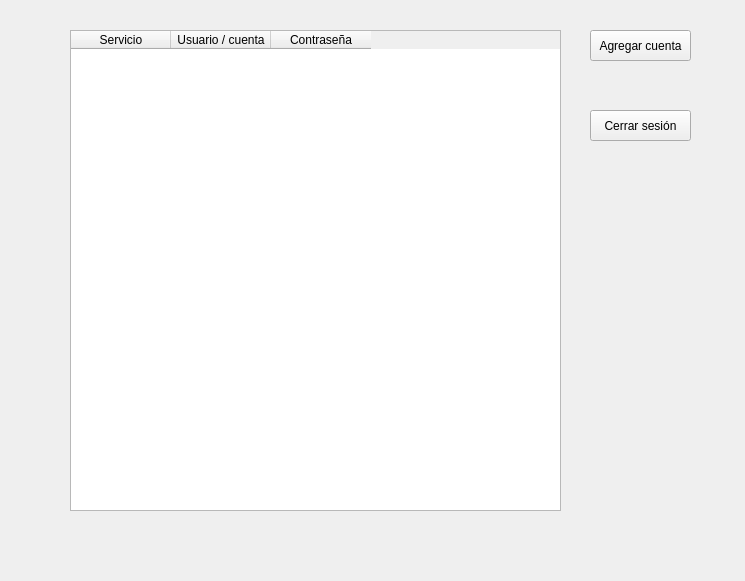
<?xml version="1.0" encoding="UTF-8"?>
<ui version="4.0">
 <class>Form</class>
 <widget class="QWidget" name="Form">
  <property name="geometry">
   <rect>
    <x>0</x>
    <y>0</y>
    <width>745</width>
    <height>581</height>
   </rect>
  </property>
  <property name="windowTitle">
   <string>Form</string>
  </property>
  <widget class="QTableWidget" name="table">
   <property name="geometry">
    <rect>
     <x>70</x>
     <y>30</y>
     <width>491</width>
     <height>481</height>
    </rect>
   </property>
   <property name="columnCount">
    <number>3</number>
   </property>
   <column>
    <property name="text">
     <string>Servicio</string>
    </property>
   </column>
   <column>
    <property name="text">
     <string>Usuario / cuenta</string>
    </property>
   </column>
   <column>
    <property name="text">
     <string>Contraseña</string>
    </property>
   </column>
  </widget>
  <widget class="QPushButton" name="btn_agregar_cuenta">
   <property name="geometry">
    <rect>
     <x>590</x>
     <y>30</y>
     <width>101</width>
     <height>31</height>
    </rect>
   </property>
   <property name="text">
    <string>Agregar cuenta</string>
   </property>
  </widget>
  <widget class="QPushButton" name="btn_agregar_cuenta_2">
   <property name="geometry">
    <rect>
     <x>590</x>
     <y>110</y>
     <width>101</width>
     <height>31</height>
    </rect>
   </property>
   <property name="text">
    <string>Cerrar sesión</string>
   </property>
  </widget>
 </widget>
 <resources/>
 <connections/>
</ui>
